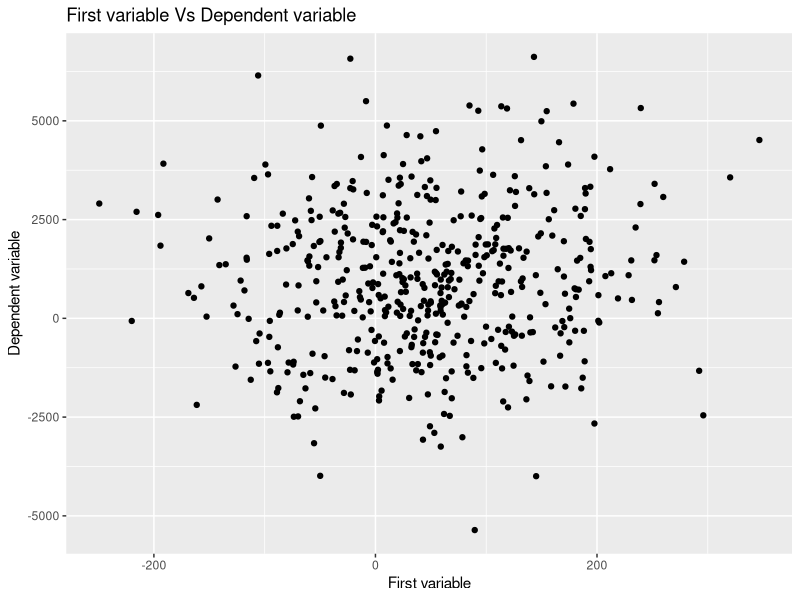
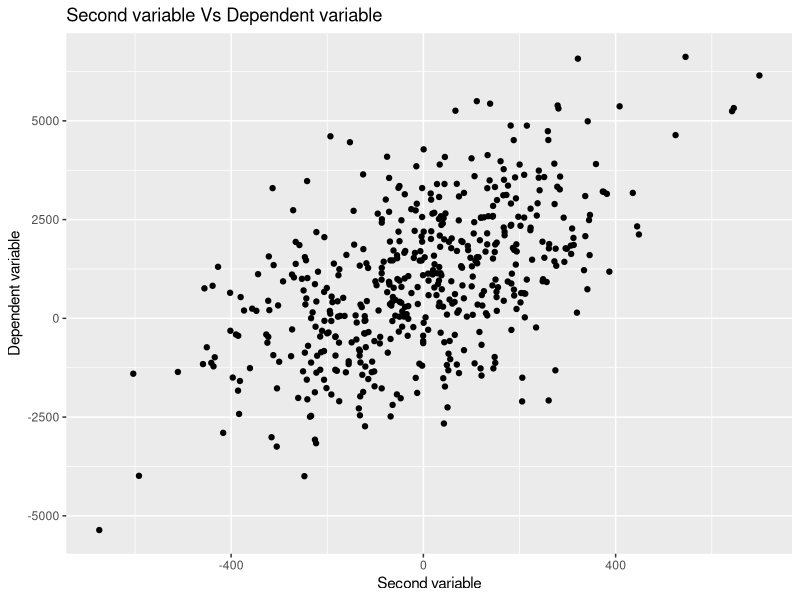
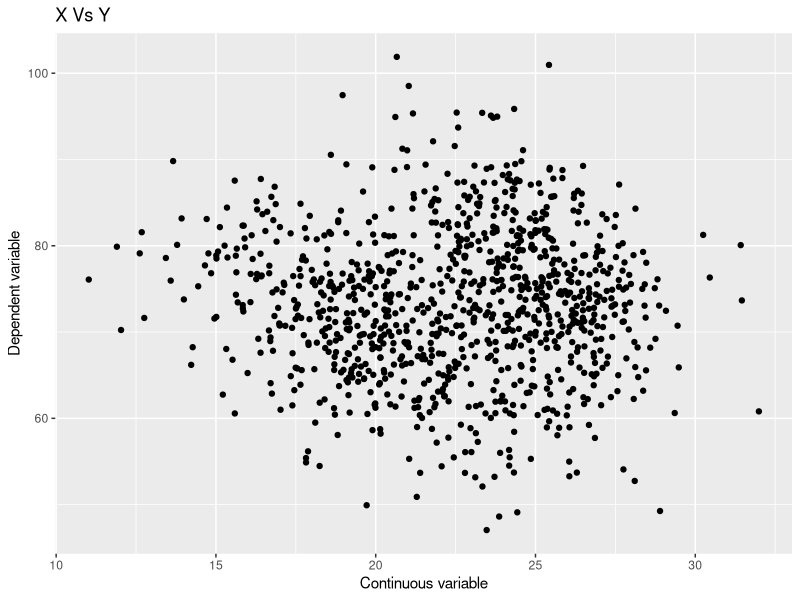
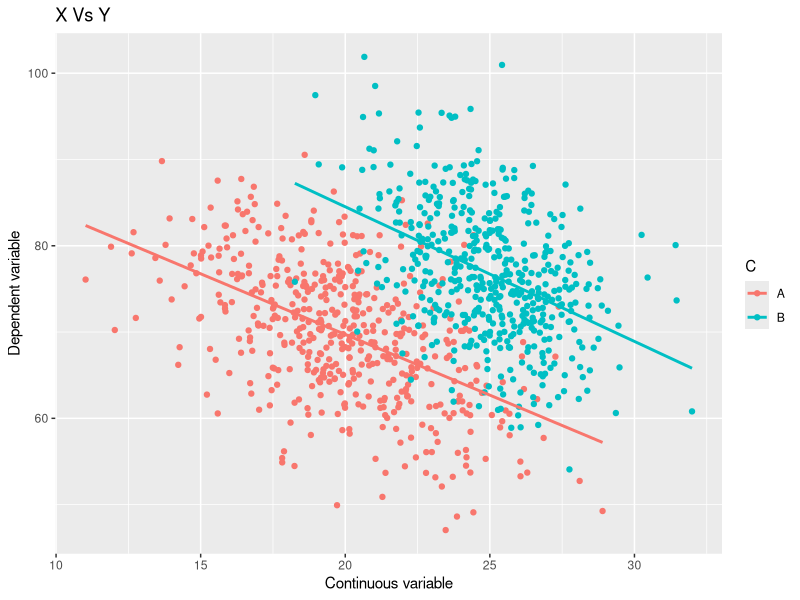
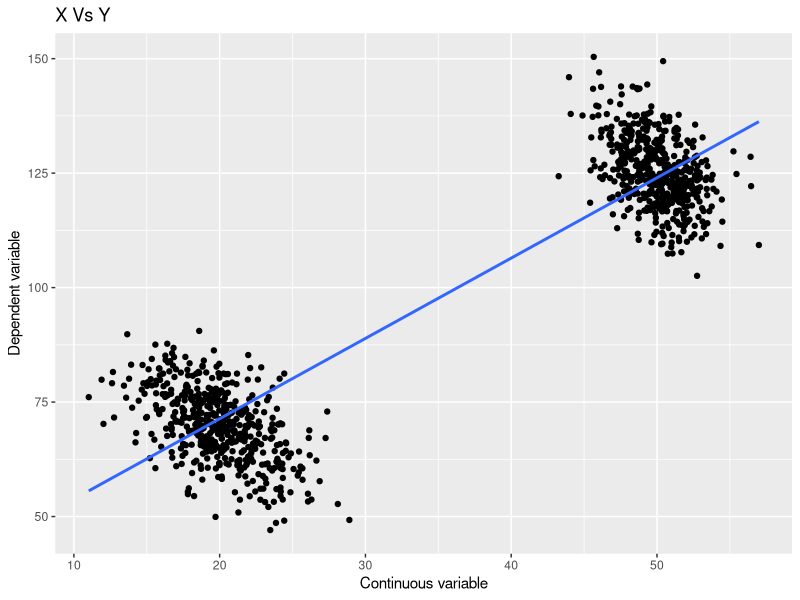
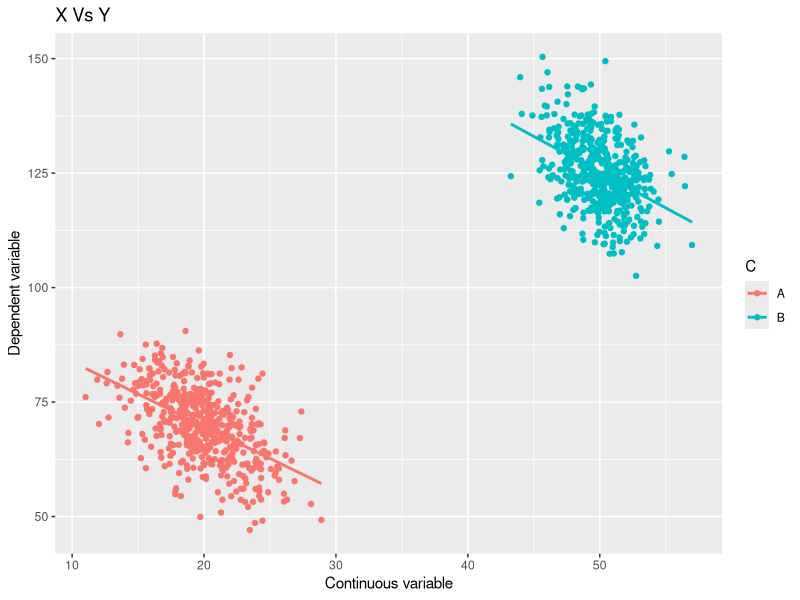

Reproduce these figures in R, in order.
#In this worksheet, we will create and examine an example on how the effects of different features may mask the correlation between other features and the target variable. Later, we check some classic examples of the Simpson's paradox
library(ggplot2)

set.seed(42)
#################
### EXAMPLE 1 ###
#################
# We will create 3 independent variable for this example
independent_variable1 <- rnorm(500, mean = 50, sd = 100)
independent_variable2 <- rnorm(500, mean = 0, sd = 200)
independent_variable3 <- rnorm(500, mean = -100, sd = 200)

# The dependent variable will be a linear combination of the previous variables, with some normally distributed error
dependent_variable <- independent_variable1*2 + independent_variable2*5 + independent_variable3*-8  + 20 + rnorm(500,0,10)

# Let's assume we only received the first feature for the analysis. Let's fit a linear model, and browse the summary:
summary(lm(dependent_variable ~ independent_variable1))

# As you can see, the model was inconclusive regarding the coefficient. 
# A quick visualization would also leave us undecided about the correlation:
qplot(independent_variable1, dependent_variable) + labs(title="First variable Vs Dependent variable", 
                                                        y="Dependent variable", 
                                                        x="First variable")

# However, this doesn't mean, there is no correlation... we generated this data with a coeff of 2! 
# The problem is, the second and third independent features has greater effect on the dependent variable. 
# Let's build a linear model with the first and second independent variable :
summary(lm(dependent_variable ~ independent_variable1 + independent_variable2))

# According to the summary, the p-value for the second variable is minimal 
# (which means, if the null hypothesis holds (=second variable's coefficient is zero), the statistic calculated from data or any more extreme case, has a low probability)
# A quick look on a visualization is also convincing
qplot(independent_variable2, dependent_variable) + labs(title="Second variable Vs Dependent variable", 
                                                        y="Dependent variable", 
                                                        x="Second variable")

# Let's include the third variable too:
summary(lm(dependent_variable ~ independent_variable1 + independent_variable2 + independent_variable3)) 

# Please note, that the first variable's estimate is significant, controlling the second and third variables! 


#################
### EXAMPLE 2 ###
#################
#Let's check a similar case as the first one, but with a categorical variable. So our dataset will have a categorical and a continuous feature:
set.seed(42)
x1 <- rnorm(500, mean = 20, sd = 3)
x2 <- rnorm(500, mean = 25, sd = 2)

y1 <- x1*-1.5 + 100 + rnorm(500, mean = 0, sd = 7)
y2 <- x2*-1.5 + 114 + rnorm(500, mean = 0, sd = 7)

c1 <- rep('A',500)
c2 <- rep('B',500)

Simpsons_paradox_example <- data.frame(X=append(x1,x2), Y=append(y1,y2), C=append(c1,c2))

# Please note, that the coefficient for X, should be -1.5 for both categories! Now if we run a linear model, using only X:
summary(lm(Y ~ X, data = Simpsons_paradox_example))

# We get an inconclusive result, yet again. 
qplot(X,Y,data=Simpsons_paradox_example) + labs(title="X Vs Y", 
                                                y="Dependent variable", 
                                                x="Continuous variable")
# If we implement the categorical variable into the linear model, we get the desired result
summary(lm(Y ~ X + C, data = Simpsons_paradox_example))

# When we include variable C in the plot, the correlation gets more visible
qplot(X,Y,data=Simpsons_paradox_example, colour = C) + stat_smooth(method = "lm", se = FALSE) + labs(title="X Vs Y", 
                                                y="Dependent variable", 
                                                x="Continuous variable")

#################
### EXAMPLE 3 ###
#################
#We can generate a dataset that will actually show us a significant positive correlation for X and Y. But this will change when we controll variable C
set.seed(42)
x1 <- rnorm(500, mean = 20, sd = 3)
x2 <- rnorm(500, mean = 50, sd = 2)

y1 <- x1*-1.5 + 100 + rnorm(500, mean = 0, sd = 7)
y2 <- x2*-1.5 + 200 + rnorm(500, mean = 0, sd = 7)

c1 <- rep('A',500)
c2 <- rep('B',500)

Simpsons_paradox_example <- data.frame(X=append(x1,x2), Y=append(y1,y2), C=append(c1,c2))

# Please note again, that the coefficient for X, should be -1.5 for both categories! Now if we run a linear model, using only X:
summary(lm(Y ~ X, data = Simpsons_paradox_example))

# The summary suggest a positive correlation, a quick visualization shows us why:
qplot(X,Y,data=Simpsons_paradox_example) + stat_smooth(method = "lm", se = FALSE) + labs(title="X Vs Y", 
                                                y="Dependent variable", 
                                                x="Continuous variable")

# So controlling for C, X will shows decrease in Y
summary(lm(Y ~ X + C, data = Simpsons_paradox_example))
qplot(X,Y,data=Simpsons_paradox_example, colour = C) + stat_smooth(method = "lm", se = FALSE) + labs(title="X Vs Y", 
                                                                                                     y="Dependent variable", 
                                                                                                     x="Continuous variable")
#
